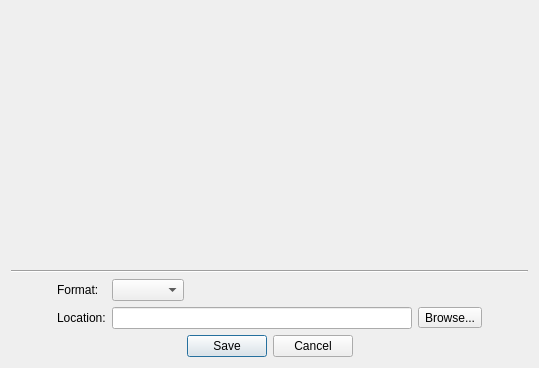
<?xml version="1.0" encoding="UTF-8"?>
<ui version="4.0">
 <class>Otter::PageScreenDialog</class>
 <widget class="QDialog" name="PageScreenDialog">
  <property name="geometry">
   <rect>
    <x>0</x>
    <y>0</y>
    <width>539</width>
    <height>368</height>
   </rect>
  </property>
  <property name="windowTitle">
   <string>Page Screen</string>
  </property>
  <layout class="QVBoxLayout" name="verticalLayout">
   <item>
    <widget class="QScrollArea" name="scrollArea">
     <property name="frameShape">
      <enum>QFrame::NoFrame</enum>
     </property>
     <property name="widgetResizable">
      <bool>true</bool>
     </property>
     <widget class="QWidget" name="scrollAreaWidgetContents">
      <property name="geometry">
       <rect>
        <x>0</x>
        <y>0</y>
        <width>531</width>
        <height>264</height>
       </rect>
      </property>
      <layout class="QVBoxLayout" name="verticalLayout_2">
       <property name="spacing">
        <number>0</number>
       </property>
       <property name="margin">
        <number>0</number>
       </property>
       <item>
        <widget class="QLabel" name="label">
         <property name="alignment">
          <set>Qt::AlignCenter</set>
         </property>
        </widget>
       </item>
      </layout>
     </widget>
    </widget>
   </item>
   <item>
    <layout class="QGridLayout" name="gridLayout">
     <item row="1" column="1">
      <layout class="QFormLayout" name="formLayout">
       <property name="fieldGrowthPolicy">
        <enum>QFormLayout::ExpandingFieldsGrow</enum>
       </property>
       <item row="0" column="0">
        <widget class="QLabel" name="label_2">
         <property name="text">
          <string>Format:</string>
         </property>
        </widget>
       </item>
       <item row="0" column="1">
        <widget class="QComboBox" name="formats"/>
       </item>
       <item row="1" column="0">
        <widget class="QLabel" name="label_3">
         <property name="text">
          <string>Location:</string>
         </property>
        </widget>
       </item>
       <item row="1" column="1">
        <layout class="QHBoxLayout" name="horizontalLayout">
         <item>
          <widget class="QLineEdit" name="location">
           <property name="minimumSize">
            <size>
             <width>250</width>
             <height>0</height>
            </size>
           </property>
          </widget>
         </item>
         <item>
          <widget class="QToolButton" name="changeLocation">
           <property name="text">
            <string>Browse...</string>
           </property>
          </widget>
         </item>
        </layout>
       </item>
      </layout>
     </item>
     <item row="1" column="0">
      <spacer name="horizontalSpacer">
       <property name="orientation">
        <enum>Qt::Horizontal</enum>
       </property>
       <property name="sizeType">
        <enum>QSizePolicy::Preferred</enum>
       </property>
       <property name="sizeHint" stdset="0">
        <size>
         <width>40</width>
         <height>20</height>
        </size>
       </property>
      </spacer>
     </item>
     <item row="1" column="2">
      <spacer name="horizontalSpacer_2">
       <property name="orientation">
        <enum>Qt::Horizontal</enum>
       </property>
       <property name="sizeType">
        <enum>QSizePolicy::Preferred</enum>
       </property>
       <property name="sizeHint" stdset="0">
        <size>
         <width>40</width>
         <height>20</height>
        </size>
       </property>
      </spacer>
     </item>
     <item row="0" column="0" colspan="3">
      <widget class="Line" name="line">
       <property name="orientation">
        <enum>Qt::Horizontal</enum>
       </property>
      </widget>
     </item>
    </layout>
   </item>
   <item>
    <widget class="QDialogButtonBox" name="buttonBox">
     <property name="standardButtons">
      <set>QDialogButtonBox::Cancel|QDialogButtonBox::Save</set>
     </property>
     <property name="centerButtons">
      <bool>true</bool>
     </property>
    </widget>
   </item>
  </layout>
 </widget>
 <resources/>
 <connections/>
</ui>
